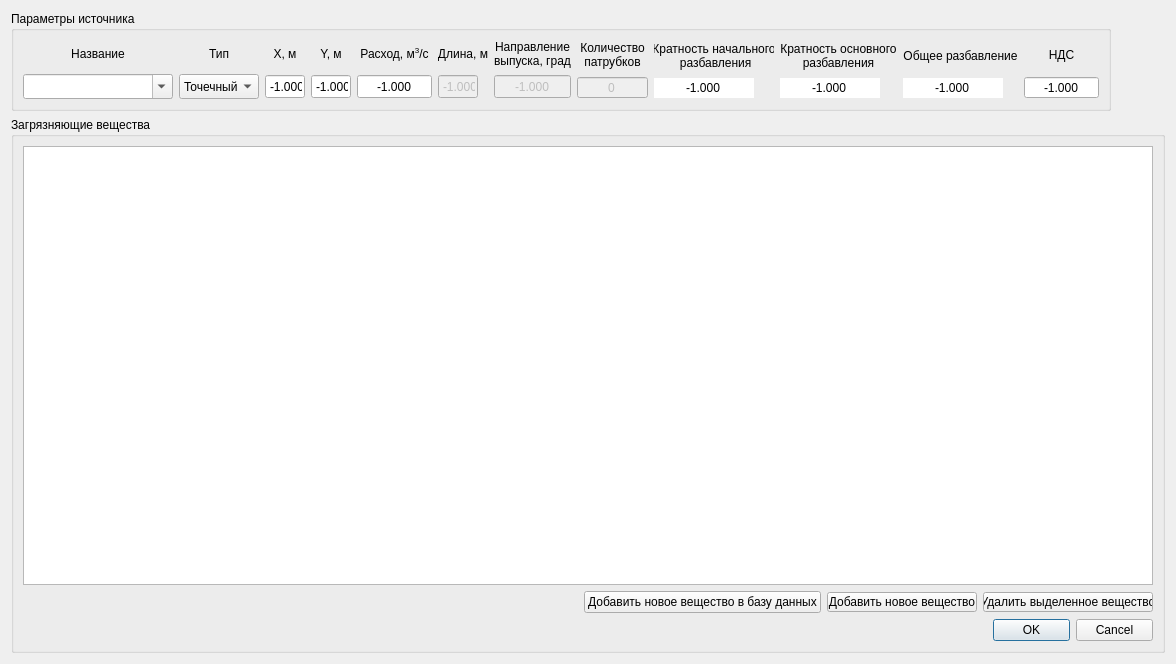
<?xml version="1.0" encoding="UTF-8"?>
<ui version="4.0">
 <class>PollutionWidget</class>
 <widget class="QWidget" name="PollutionWidget">
  <property name="geometry">
   <rect>
    <x>0</x>
    <y>0</y>
    <width>1176</width>
    <height>664</height>
   </rect>
  </property>
  <property name="windowTitle">
   <string>Form</string>
  </property>
  <layout class="QVBoxLayout" name="verticalLayout">
   <item>
    <widget class="QGroupBox" name="source_parameters_group_box">
     <property name="maximumSize">
      <size>
       <width>1100</width>
       <height>100</height>
      </size>
     </property>
     <property name="title">
      <string>Параметры источника</string>
     </property>
     <layout class="QHBoxLayout" name="horizontalLayout_4">
      <item>
       <layout class="QVBoxLayout" name="name_layout_4">
        <item>
         <widget class="QLabel" name="name_label_4">
          <property name="sizePolicy">
           <sizepolicy hsizetype="Expanding" vsizetype="Expanding">
            <horstretch>0</horstretch>
            <verstretch>0</verstretch>
           </sizepolicy>
          </property>
          <property name="minimumSize">
           <size>
            <width>150</width>
            <height>0</height>
           </size>
          </property>
          <property name="maximumSize">
           <size>
            <width>150</width>
            <height>30</height>
           </size>
          </property>
          <property name="text">
           <string>Название</string>
          </property>
          <property name="alignment">
           <set>Qt::AlignCenter</set>
          </property>
         </widget>
        </item>
        <item>
         <widget class="QComboBox" name="name_combo_box">
          <property name="sizePolicy">
           <sizepolicy hsizetype="Expanding" vsizetype="Expanding">
            <horstretch>0</horstretch>
            <verstretch>0</verstretch>
           </sizepolicy>
          </property>
          <property name="minimumSize">
           <size>
            <width>150</width>
            <height>0</height>
           </size>
          </property>
          <property name="maximumSize">
           <size>
            <width>150</width>
            <height>25</height>
           </size>
          </property>
          <property name="editable">
           <bool>true</bool>
          </property>
          <property name="currentText">
           <string/>
          </property>
         </widget>
        </item>
       </layout>
      </item>
      <item>
       <layout class="QVBoxLayout" name="type_layout_4">
        <item>
         <widget class="QLabel" name="type_label_4">
          <property name="sizePolicy">
           <sizepolicy hsizetype="Expanding" vsizetype="Expanding">
            <horstretch>0</horstretch>
            <verstretch>0</verstretch>
           </sizepolicy>
          </property>
          <property name="minimumSize">
           <size>
            <width>80</width>
            <height>0</height>
           </size>
          </property>
          <property name="maximumSize">
           <size>
            <width>80</width>
            <height>30</height>
           </size>
          </property>
          <property name="text">
           <string>Тип</string>
          </property>
          <property name="alignment">
           <set>Qt::AlignCenter</set>
          </property>
         </widget>
        </item>
        <item>
         <widget class="QComboBox" name="type_combo_box_4">
          <property name="enabled">
           <bool>true</bool>
          </property>
          <property name="sizePolicy">
           <sizepolicy hsizetype="Expanding" vsizetype="Expanding">
            <horstretch>0</horstretch>
            <verstretch>0</verstretch>
           </sizepolicy>
          </property>
          <property name="minimumSize">
           <size>
            <width>80</width>
            <height>0</height>
           </size>
          </property>
          <property name="maximumSize">
           <size>
            <width>80</width>
            <height>25</height>
           </size>
          </property>
          <item>
           <property name="text">
            <string>Точечный</string>
           </property>
          </item>
          <item>
           <property name="text">
            <string>Диффузионый</string>
           </property>
          </item>
         </widget>
        </item>
       </layout>
      </item>
      <item>
       <layout class="QVBoxLayout" name="x_layout_4">
        <item>
         <widget class="QLabel" name="x_label_4">
          <property name="sizePolicy">
           <sizepolicy hsizetype="Expanding" vsizetype="Expanding">
            <horstretch>0</horstretch>
            <verstretch>0</verstretch>
           </sizepolicy>
          </property>
          <property name="maximumSize">
           <size>
            <width>40</width>
            <height>30</height>
           </size>
          </property>
          <property name="text">
           <string>X, м</string>
          </property>
          <property name="alignment">
           <set>Qt::AlignCenter</set>
          </property>
         </widget>
        </item>
        <item>
         <widget class="QDoubleSpinBox" name="x_double_spin_box_4">
          <property name="sizePolicy">
           <sizepolicy hsizetype="Expanding" vsizetype="Expanding">
            <horstretch>0</horstretch>
            <verstretch>0</verstretch>
           </sizepolicy>
          </property>
          <property name="maximumSize">
           <size>
            <width>40</width>
            <height>25</height>
           </size>
          </property>
          <property name="wrapping">
           <bool>false</bool>
          </property>
          <property name="frame">
           <bool>true</bool>
          </property>
          <property name="alignment">
           <set>Qt::AlignCenter</set>
          </property>
          <property name="buttonSymbols">
           <enum>QAbstractSpinBox::NoButtons</enum>
          </property>
          <property name="showGroupSeparator" stdset="0">
           <bool>false</bool>
          </property>
          <property name="decimals">
           <number>3</number>
          </property>
          <property name="minimum">
           <double>-1.000000000000000</double>
          </property>
          <property name="maximum">
           <double>100000.000000000000000</double>
          </property>
          <property name="value">
           <double>-1.000000000000000</double>
          </property>
         </widget>
        </item>
       </layout>
      </item>
      <item>
       <layout class="QVBoxLayout" name="y_layout_4">
        <item>
         <widget class="QLabel" name="y_label_4">
          <property name="sizePolicy">
           <sizepolicy hsizetype="Expanding" vsizetype="Expanding">
            <horstretch>0</horstretch>
            <verstretch>0</verstretch>
           </sizepolicy>
          </property>
          <property name="maximumSize">
           <size>
            <width>40</width>
            <height>30</height>
           </size>
          </property>
          <property name="text">
           <string>Y, м</string>
          </property>
          <property name="alignment">
           <set>Qt::AlignCenter</set>
          </property>
         </widget>
        </item>
        <item>
         <widget class="QDoubleSpinBox" name="y_double_spin_box_4">
          <property name="sizePolicy">
           <sizepolicy hsizetype="Expanding" vsizetype="Expanding">
            <horstretch>0</horstretch>
            <verstretch>0</verstretch>
           </sizepolicy>
          </property>
          <property name="maximumSize">
           <size>
            <width>40</width>
            <height>25</height>
           </size>
          </property>
          <property name="wrapping">
           <bool>false</bool>
          </property>
          <property name="frame">
           <bool>true</bool>
          </property>
          <property name="alignment">
           <set>Qt::AlignCenter</set>
          </property>
          <property name="buttonSymbols">
           <enum>QAbstractSpinBox::NoButtons</enum>
          </property>
          <property name="showGroupSeparator" stdset="0">
           <bool>false</bool>
          </property>
          <property name="decimals">
           <number>3</number>
          </property>
          <property name="minimum">
           <double>-1.000000000000000</double>
          </property>
          <property name="maximum">
           <double>100000.000000000000000</double>
          </property>
          <property name="value">
           <double>-1.000000000000000</double>
          </property>
         </widget>
        </item>
       </layout>
      </item>
      <item>
       <layout class="QVBoxLayout" name="spending_layout_4">
        <item>
         <widget class="QLabel" name="spending_label_4">
          <property name="sizePolicy">
           <sizepolicy hsizetype="Expanding" vsizetype="Expanding">
            <horstretch>0</horstretch>
            <verstretch>0</verstretch>
           </sizepolicy>
          </property>
          <property name="maximumSize">
           <size>
            <width>100</width>
            <height>30</height>
           </size>
          </property>
          <property name="text">
           <string>&lt;html&gt;&lt;head/&gt;&lt;body&gt;&lt;p&gt;Расход, м&lt;span style=&quot; vertical-align:super;&quot;&gt;3&lt;/span&gt;/с&lt;/p&gt;&lt;/body&gt;&lt;/html&gt;</string>
          </property>
          <property name="alignment">
           <set>Qt::AlignCenter</set>
          </property>
         </widget>
        </item>
        <item>
         <widget class="QDoubleSpinBox" name="spending_double_spin_box_4">
          <property name="sizePolicy">
           <sizepolicy hsizetype="Expanding" vsizetype="Expanding">
            <horstretch>0</horstretch>
            <verstretch>0</verstretch>
           </sizepolicy>
          </property>
          <property name="maximumSize">
           <size>
            <width>100</width>
            <height>25</height>
           </size>
          </property>
          <property name="wrapping">
           <bool>false</bool>
          </property>
          <property name="frame">
           <bool>true</bool>
          </property>
          <property name="alignment">
           <set>Qt::AlignCenter</set>
          </property>
          <property name="buttonSymbols">
           <enum>QAbstractSpinBox::NoButtons</enum>
          </property>
          <property name="showGroupSeparator" stdset="0">
           <bool>false</bool>
          </property>
          <property name="decimals">
           <number>3</number>
          </property>
          <property name="minimum">
           <double>-1.000000000000000</double>
          </property>
          <property name="maximum">
           <double>100000.000000000000000</double>
          </property>
          <property name="value">
           <double>-1.000000000000000</double>
          </property>
         </widget>
        </item>
       </layout>
      </item>
      <item>
       <layout class="QVBoxLayout" name="length_layout_4">
        <item>
         <widget class="QLabel" name="length_label_4">
          <property name="sizePolicy">
           <sizepolicy hsizetype="Expanding" vsizetype="Expanding">
            <horstretch>0</horstretch>
            <verstretch>0</verstretch>
           </sizepolicy>
          </property>
          <property name="maximumSize">
           <size>
            <width>50</width>
            <height>30</height>
           </size>
          </property>
          <property name="text">
           <string>Длина, м</string>
          </property>
          <property name="alignment">
           <set>Qt::AlignCenter</set>
          </property>
         </widget>
        </item>
        <item>
         <widget class="QDoubleSpinBox" name="length_double_spin_box_4">
          <property name="enabled">
           <bool>false</bool>
          </property>
          <property name="sizePolicy">
           <sizepolicy hsizetype="Expanding" vsizetype="Expanding">
            <horstretch>0</horstretch>
            <verstretch>0</verstretch>
           </sizepolicy>
          </property>
          <property name="maximumSize">
           <size>
            <width>40</width>
            <height>25</height>
           </size>
          </property>
          <property name="wrapping">
           <bool>false</bool>
          </property>
          <property name="frame">
           <bool>true</bool>
          </property>
          <property name="alignment">
           <set>Qt::AlignCenter</set>
          </property>
          <property name="buttonSymbols">
           <enum>QAbstractSpinBox::NoButtons</enum>
          </property>
          <property name="showGroupSeparator" stdset="0">
           <bool>false</bool>
          </property>
          <property name="decimals">
           <number>3</number>
          </property>
          <property name="minimum">
           <double>-1.000000000000000</double>
          </property>
          <property name="maximum">
           <double>100000.000000000000000</double>
          </property>
          <property name="value">
           <double>-1.000000000000000</double>
          </property>
         </widget>
        </item>
       </layout>
      </item>
      <item>
       <layout class="QVBoxLayout" name="direction_layout_4">
        <item>
         <widget class="QLabel" name="direction_label_4">
          <property name="sizePolicy">
           <sizepolicy hsizetype="Expanding" vsizetype="Expanding">
            <horstretch>0</horstretch>
            <verstretch>0</verstretch>
           </sizepolicy>
          </property>
          <property name="maximumSize">
           <size>
            <width>16777215</width>
            <height>30</height>
           </size>
          </property>
          <property name="text">
           <string>Направление 
выпуска, град</string>
          </property>
          <property name="alignment">
           <set>Qt::AlignCenter</set>
          </property>
         </widget>
        </item>
        <item>
         <widget class="QDoubleSpinBox" name="direction_double_spin_box_4">
          <property name="enabled">
           <bool>false</bool>
          </property>
          <property name="sizePolicy">
           <sizepolicy hsizetype="Expanding" vsizetype="Expanding">
            <horstretch>0</horstretch>
            <verstretch>0</verstretch>
           </sizepolicy>
          </property>
          <property name="maximumSize">
           <size>
            <width>16777215</width>
            <height>25</height>
           </size>
          </property>
          <property name="wrapping">
           <bool>false</bool>
          </property>
          <property name="frame">
           <bool>true</bool>
          </property>
          <property name="alignment">
           <set>Qt::AlignCenter</set>
          </property>
          <property name="buttonSymbols">
           <enum>QAbstractSpinBox::NoButtons</enum>
          </property>
          <property name="showGroupSeparator" stdset="0">
           <bool>false</bool>
          </property>
          <property name="decimals">
           <number>3</number>
          </property>
          <property name="minimum">
           <double>-1.000000000000000</double>
          </property>
          <property name="maximum">
           <double>100000.000000000000000</double>
          </property>
          <property name="value">
           <double>-1.000000000000000</double>
          </property>
         </widget>
        </item>
       </layout>
      </item>
      <item>
       <layout class="QVBoxLayout" name="tubes_layout_4">
        <item>
         <widget class="QLabel" name="tube_number_label_4">
          <property name="sizePolicy">
           <sizepolicy hsizetype="Expanding" vsizetype="Expanding">
            <horstretch>0</horstretch>
            <verstretch>0</verstretch>
           </sizepolicy>
          </property>
          <property name="maximumSize">
           <size>
            <width>100</width>
            <height>30</height>
           </size>
          </property>
          <property name="text">
           <string>Количество
патрубков</string>
          </property>
          <property name="alignment">
           <set>Qt::AlignCenter</set>
          </property>
         </widget>
        </item>
        <item>
         <widget class="QSpinBox" name="tubes_number_spin_box_4">
          <property name="enabled">
           <bool>false</bool>
          </property>
          <property name="alignment">
           <set>Qt::AlignCenter</set>
          </property>
          <property name="buttonSymbols">
           <enum>QAbstractSpinBox::NoButtons</enum>
          </property>
          <property name="maximum">
           <number>10000</number>
          </property>
         </widget>
        </item>
       </layout>
      </item>
      <item>
       <layout class="QVBoxLayout" name="init_dilution_layout_4">
        <item>
         <widget class="QLabel" name="init_dilution_label_4">
          <property name="maximumSize">
           <size>
            <width>120</width>
            <height>30</height>
           </size>
          </property>
          <property name="text">
           <string>Кратность начального
 разбавления</string>
          </property>
          <property name="alignment">
           <set>Qt::AlignCenter</set>
          </property>
         </widget>
        </item>
        <item>
         <widget class="QDoubleSpinBox" name="init_dilution_double_spin_box_4">
          <property name="maximumSize">
           <size>
            <width>100</width>
            <height>20</height>
           </size>
          </property>
          <property name="frame">
           <bool>false</bool>
          </property>
          <property name="alignment">
           <set>Qt::AlignCenter</set>
          </property>
          <property name="readOnly">
           <bool>true</bool>
          </property>
          <property name="buttonSymbols">
           <enum>QAbstractSpinBox::NoButtons</enum>
          </property>
          <property name="decimals">
           <number>3</number>
          </property>
          <property name="minimum">
           <double>-1.000000000000000</double>
          </property>
          <property name="maximum">
           <double>10000.000000000000000</double>
          </property>
          <property name="value">
           <double>-1.000000000000000</double>
          </property>
         </widget>
        </item>
       </layout>
      </item>
      <item>
       <layout class="QVBoxLayout" name="main_dilution_layout_4">
        <item>
         <widget class="QLabel" name="main_dilution_label_4">
          <property name="maximumSize">
           <size>
            <width>130</width>
            <height>30</height>
           </size>
          </property>
          <property name="text">
           <string>Кратность основного
разбавления</string>
          </property>
          <property name="alignment">
           <set>Qt::AlignCenter</set>
          </property>
         </widget>
        </item>
        <item>
         <widget class="QDoubleSpinBox" name="main_dilution_double_spin_box_4">
          <property name="maximumSize">
           <size>
            <width>100</width>
            <height>20</height>
           </size>
          </property>
          <property name="frame">
           <bool>false</bool>
          </property>
          <property name="alignment">
           <set>Qt::AlignCenter</set>
          </property>
          <property name="readOnly">
           <bool>true</bool>
          </property>
          <property name="buttonSymbols">
           <enum>QAbstractSpinBox::NoButtons</enum>
          </property>
          <property name="decimals">
           <number>3</number>
          </property>
          <property name="minimum">
           <double>-1.000000000000000</double>
          </property>
          <property name="maximum">
           <double>10000.000000000000000</double>
          </property>
          <property name="value">
           <double>-1.000000000000000</double>
          </property>
         </widget>
        </item>
       </layout>
      </item>
      <item>
       <layout class="QVBoxLayout" name="common_dilution_layout_4">
        <item>
         <widget class="QLabel" name="common_dilution_label_4">
          <property name="maximumSize">
           <size>
            <width>130</width>
            <height>30</height>
           </size>
          </property>
          <property name="text">
           <string>Общее разбавление</string>
          </property>
          <property name="alignment">
           <set>Qt::AlignCenter</set>
          </property>
         </widget>
        </item>
        <item>
         <widget class="QDoubleSpinBox" name="common_dilution_double_spin_box_4">
          <property name="maximumSize">
           <size>
            <width>100</width>
            <height>20</height>
           </size>
          </property>
          <property name="frame">
           <bool>false</bool>
          </property>
          <property name="alignment">
           <set>Qt::AlignCenter</set>
          </property>
          <property name="readOnly">
           <bool>true</bool>
          </property>
          <property name="buttonSymbols">
           <enum>QAbstractSpinBox::NoButtons</enum>
          </property>
          <property name="decimals">
           <number>3</number>
          </property>
          <property name="minimum">
           <double>-1.000000000000000</double>
          </property>
          <property name="maximum">
           <double>10000.000000000000000</double>
          </property>
          <property name="value">
           <double>-1.000000000000000</double>
          </property>
         </widget>
        </item>
       </layout>
      </item>
      <item>
       <layout class="QVBoxLayout" name="vat_layout_4">
        <item>
         <widget class="QLabel" name="vat_label_4">
          <property name="maximumSize">
           <size>
            <width>16777215</width>
            <height>30</height>
           </size>
          </property>
          <property name="text">
           <string>НДС</string>
          </property>
          <property name="alignment">
           <set>Qt::AlignCenter</set>
          </property>
         </widget>
        </item>
        <item>
         <widget class="QDoubleSpinBox" name="vat_double_spin_box_4">
          <property name="alignment">
           <set>Qt::AlignCenter</set>
          </property>
          <property name="readOnly">
           <bool>true</bool>
          </property>
          <property name="buttonSymbols">
           <enum>QAbstractSpinBox::NoButtons</enum>
          </property>
          <property name="decimals">
           <number>3</number>
          </property>
          <property name="minimum">
           <double>-1.000000000000000</double>
          </property>
          <property name="maximum">
           <double>100000.000000000000000</double>
          </property>
          <property name="value">
           <double>-1.000000000000000</double>
          </property>
         </widget>
        </item>
       </layout>
      </item>
     </layout>
    </widget>
   </item>
   <item>
    <widget class="QGroupBox" name="matters_group_box">
     <property name="title">
      <string>Загрязняющие вещества</string>
     </property>
     <layout class="QVBoxLayout" name="verticalLayout_13">
      <item>
       <widget class="QTableWidget" name="matters_table_widget_4">
        <property name="selectionMode">
         <enum>QAbstractItemView::SingleSelection</enum>
        </property>
        <property name="selectionBehavior">
         <enum>QAbstractItemView::SelectRows</enum>
        </property>
       </widget>
      </item>
      <item>
       <layout class="QHBoxLayout" name="matters_button_layout_4">
        <item>
         <spacer name="horizontalSpacer_7">
          <property name="orientation">
           <enum>Qt::Horizontal</enum>
          </property>
          <property name="sizeHint" stdset="0">
           <size>
            <width>40</width>
            <height>20</height>
           </size>
          </property>
         </spacer>
        </item>
        <item>
         <widget class="QPushButton" name="add_new_matter_to_table_button">
          <property name="text">
           <string>Добавить новое вещество в базу данных</string>
          </property>
         </widget>
        </item>
        <item>
         <widget class="QPushButton" name="add_new_matter_button_4">
          <property name="sizePolicy">
           <sizepolicy hsizetype="Expanding" vsizetype="Fixed">
            <horstretch>0</horstretch>
            <verstretch>0</verstretch>
           </sizepolicy>
          </property>
          <property name="maximumSize">
           <size>
            <width>150</width>
            <height>20</height>
           </size>
          </property>
          <property name="text">
           <string>Добавить новое вещество</string>
          </property>
         </widget>
        </item>
        <item>
         <widget class="QPushButton" name="delete_selected_matter_button_4">
          <property name="maximumSize">
           <size>
            <width>170</width>
            <height>20</height>
           </size>
          </property>
          <property name="text">
           <string>Удалить выделенное вещество</string>
          </property>
         </widget>
        </item>
       </layout>
      </item>
      <item>
       <layout class="QHBoxLayout" name="save_button_layout_4">
        <item>
         <spacer name="horizontalSpacer_8">
          <property name="orientation">
           <enum>Qt::Horizontal</enum>
          </property>
          <property name="sizeHint" stdset="0">
           <size>
            <width>40</width>
            <height>20</height>
           </size>
          </property>
         </spacer>
        </item>
        <item>
         <widget class="QDialogButtonBox" name="save_button_4">
          <property name="maximumSize">
           <size>
            <width>160</width>
            <height>16777215</height>
           </size>
          </property>
          <property name="standardButtons">
           <set>QDialogButtonBox::Cancel|QDialogButtonBox::Ok</set>
          </property>
         </widget>
        </item>
       </layout>
      </item>
     </layout>
    </widget>
   </item>
  </layout>
 </widget>
 <resources/>
 <connections/>
</ui>
